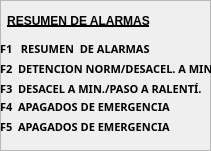
  <widget class="QFrame" name="frame_6">
   <property name="geometry">
    <rect>
     <x>810</x>
     <y>290</y>
     <width>211</width>
     <height>151</height>
    </rect>
   </property>
   <property name="frameShape">
    <enum>QFrame::StyledPanel</enum>
   </property>
   <property name="frameShadow">
    <enum>QFrame::Raised</enum>
   </property>
   <widget class="QLabel" name="label_22">
    <property name="geometry">
     <rect>
      <x>5</x>
      <y>10</y>
      <width>147</width>
      <height>21</height>
     </rect>
    </property>
    <property name="minimumSize">
     <size>
      <width>140</width>
      <height>21</height>
     </size>
    </property>
    <property name="font">
     <font>
      <pointsize>9</pointsize>
      <weight>75</weight>
      <bold>true</bold>
      <underline>true</underline>
     </font>
    </property>
    <property name="text">
     <string>RESUMEN DE ALARMAS</string>
    </property>
    <property name="alignment">
     <set>Qt::AlignCenter</set>
    </property>
   </widget>
   <widget class="QLabelClick" name="lb_F1_1">
    <property name="geometry">
     <rect>
      <x>0</x>
      <y>40</y>
      <width>180</width>
      <height>17</height>
     </rect>
    </property>
    <property name="minimumSize">
     <size>
      <width>20</width>
      <height>0</height>
     </size>
    </property>
    <property name="font">
     <font>
      <family>Agency FB</family>
      <pointsize>8</pointsize>
      <weight>75</weight>
      <bold>true</bold>
      <underline>false</underline>
     </font>
    </property>
    <property name="cursor">
     <cursorShape>PointingHandCursor</cursorShape>
    </property>
    <property name="text">
     <string>F1   RESUMEN  DE ALARMAS</string>
    </property>
    <property name="alignment">
     <set>Qt::AlignLeading|Qt::AlignLeft|Qt::AlignVCenter</set>
    </property>
   </widget>
   <widget class="QLabelClick" name="lb_F2_1">
    <property name="geometry">
     <rect>
      <x>0</x>
      <y>60</y>
      <width>211</width>
      <height>17</height>
     </rect>
    </property>
    <property name="minimumSize">
     <size>
      <width>20</width>
      <height>0</height>
     </size>
    </property>
    <property name="font">
     <font>
      <family>Agency FB</family>
      <pointsize>8</pointsize>
      <weight>75</weight>
      <bold>true</bold>
      <underline>false</underline>
     </font>
    </property>
    <property name="cursor">
     <cursorShape>PointingHandCursor</cursorShape>
    </property>
    <property name="text">
     <string>F2  DETENCION NORM/DESACEL. A MIN.</string>
    </property>
    <property name="alignment">
     <set>Qt::AlignLeading|Qt::AlignLeft|Qt::AlignVCenter</set>
    </property>
   </widget>
   <widget class="QLabelClick" name="lb_F3_1">
    <property name="geometry">
     <rect>
      <x>0</x>
      <y>80</y>
      <width>211</width>
      <height>17</height>
     </rect>
    </property>
    <property name="minimumSize">
     <size>
      <width>20</width>
      <height>0</height>
     </size>
    </property>
    <property name="font">
     <font>
      <family>Agency FB</family>
      <pointsize>8</pointsize>
      <weight>75</weight>
      <bold>true</bold>
      <underline>false</underline>
     </font>
    </property>
    <property name="cursor">
     <cursorShape>PointingHandCursor</cursorShape>
    </property>
    <property name="text">
     <string>F3  DESACEL A MIN./PASO A RALENTÍ.</string>
    </property>
    <property name="alignment">
     <set>Qt::AlignLeading|Qt::AlignLeft|Qt::AlignVCenter</set>
    </property>
   </widget>
   <widget class="QLabelClick" name="lb_F4_1">
    <property name="geometry">
     <rect>
      <x>0</x>
      <y>98</y>
      <width>180</width>
      <height>17</height>
     </rect>
    </property>
    <property name="minimumSize">
     <size>
      <width>20</width>
      <height>0</height>
     </size>
    </property>
    <property name="font">
     <font>
      <family>Agency FB</family>
      <pointsize>8</pointsize>
      <weight>75</weight>
      <bold>true</bold>
      <underline>false</underline>
     </font>
    </property>
    <property name="cursor">
     <cursorShape>PointingHandCursor</cursorShape>
    </property>
    <property name="text">
     <string>F4  APAGADOS DE EMERGENCIA</string>
    </property>
    <property name="alignment">
     <set>Qt::AlignLeading|Qt::AlignLeft|Qt::AlignVCenter</set>
    </property>
   </widget>
   <widget class="QLabelClick" name="lb_F5_1">
    <property name="geometry">
     <rect>
      <x>0</x>
      <y>118</y>
      <width>180</width>
      <height>17</height>
     </rect>
    </property>
    <property name="minimumSize">
     <size>
      <width>20</width>
      <height>0</height>
     </size>
    </property>
    <property name="font">
     <font>
      <family>Agency FB</family>
      <pointsize>8</pointsize>
      <weight>75</weight>
      <bold>true</bold>
      <underline>false</underline>
     </font>
    </property>
    <property name="cursor">
     <cursorShape>PointingHandCursor</cursorShape>
    </property>
    <property name="text">
     <string>F5  APAGADOS DE EMERGENCIA</string>
    </property>
    <property name="alignment">
     <set>Qt::AlignLeading|Qt::AlignLeft|Qt::AlignVCenter</set>
    </property>
   </widget>
  </widget>
